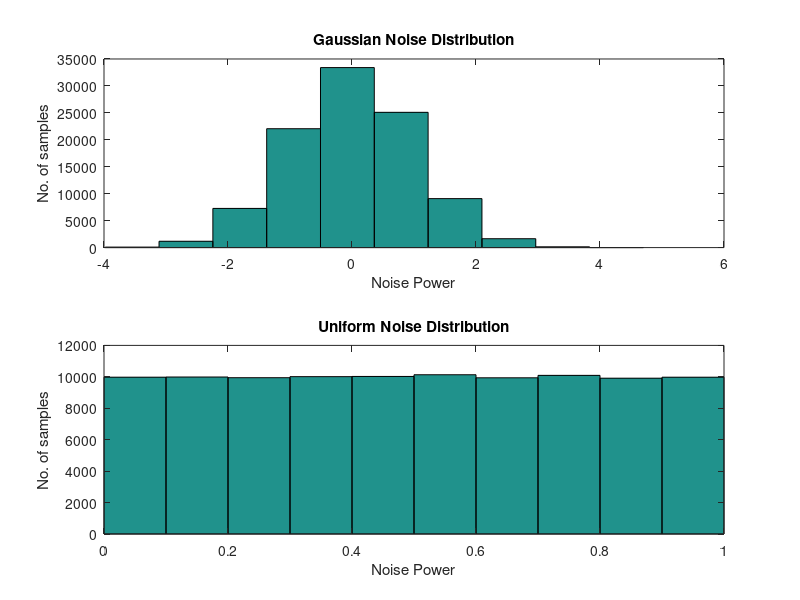

Source code (MATLAB):
clc;
clear all;
close all;

gaussian_noise = wgn(100000,1,0);
uniform_noise = rand(100000,1);

figure;
subplot(2,1,1);
hist(gaussian_noise);
xlabel('Noise Power');
ylabel('No. of samples');
title('Gaussian Noise Distribution');

subplot(2,1,2);
hist(uniform_noise);
xlabel('Noise Power');
ylabel('No. of samples');
title('Uniform Noise Distribution');